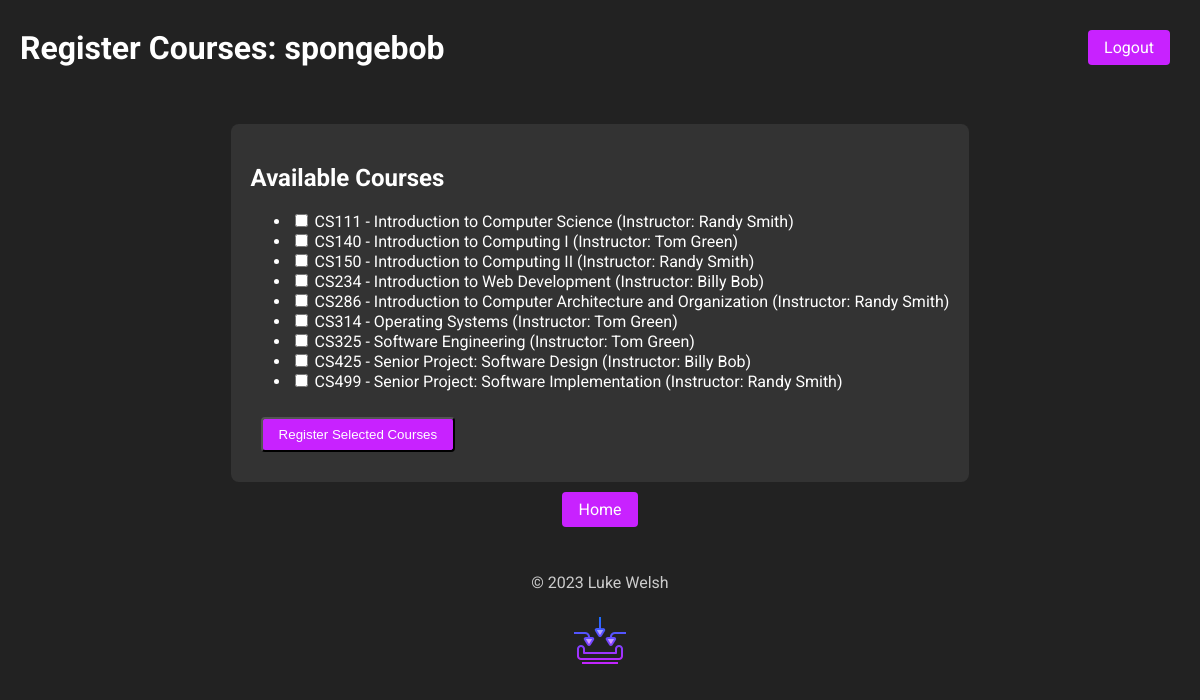
The page /register_courses.php (signed in) on the database its author committed.
### tables this page shows
CREATE TABLE `courses` (
  `id` int(6) UNSIGNED NOT NULL,
  `course_code` varchar(50) NOT NULL,
  `course_name` varchar(100) NOT NULL,
  `course_instructor` varchar(100) NOT NULL
);

### register_courses.php (the view, shortened to what this page needs)
<?php
$year = date("Y");
$dsn = 'mysql:host=localhost;dbname=project';
$username_db = 'root';
$password_db = 'root';
try {
    $pdo = new PDO($dsn, $username_db, $password_db);
} catch (PDOException $e) {
    die('Connection failed: ' . $e->getMessage());
}
$availableCoursesQuery = 'SELECT * FROM courses';
$statement = $pdo->query($availableCoursesQuery);
$availableCourses = $statement->fetchAll(PDO::FETCH_ASSOC);
?>
<!DOCTYPE html>
<html lang="en">
<head>
    <link rel="stylesheet" href="register_courses.css">
</head>
<body>
    <div class="heading-container">
        <h1>Register Courses: <?php echo $_SESSION['username']; ?></h1>
    </div>
    <div class="logout-container">
        <a href="logout.php" class="btn">Logout</a>
    </div>
    <div class="courses-container">
        <h2>Available Courses</h2>
        <form method="post" action="">
            <ul>
                <?php foreach ($availableCourses as $course): ?>
                    <li>
                        <label>
                            <input type="checkbox" name="selected_courses[]" value="<?php echo $course['id']; ?>">
                            <?php echo $course['course_code']; ?> - <?php echo $course['course_name']; ?> (Instructor: <?php echo $course['course_instructor']; ?>)
                        </label>
                    </li>
                <?php endforeach; ?>
            </ul>
            <button type="submit" class="btn">Register Selected Courses</button>
        </form>
    </div>
    <div class="button-container">
        <a href="home.php" class="btn">Home</a>
    </div>
</body>
</html>
<footer>
    <p>&copy; <?php echo $year; ?> Luke Welsh</p>
    <img src="assets\icons8-input-64.png" alt="input with arrows" width="64" height="64">
</footer>

### register_courses.css (style rules this page uses)
body { font-family: 'Roboto', Arial, sans-serif; background-color: #222; color: #fff; margin: 0; padding: 0; display: flex; flex-direction: column; align-items: center; justify-content: center; min-height: 100vh; }
h1 { text-align: center; color: #fff; margin-bottom: 20px; }
.heading-container { position: fixed; top: 8px; left: 20px; }
.heading-container h1 { margin-bottom: 0; }
.button-container { display: flex; flex-direction: column; align-items: center; }
.btn { display: inline-block; padding: 8px 16px; margin: 10px; text-decoration: none; color: #fff; background-color: #C822FF; border-radius: 4px; transition: background-color 0.3s; }
.logout-container { position: fixed; top: 20px; right: 20px; text-align: center; }
.logout-container a { color: #fff; text-decoration: none; background-color: #C822FF; padding: 8px 16px; border-radius: 4px; transition: background-color 0.3s; }
.courses-container { background-color: #333; padding: 20px; border-radius: 8px; transition: box-shadow 0.3s; }
footer { text-align: center; margin-top: auto; margin-top: 20px; color: #ccc; }

### rows shown on the page
courses: course_code "CS111", course_name "Introduction to Computer Science", course_instructor "Randy Smith"
courses: course_code "CS140", course_name "Introduction to Computing I", course_instructor "Tom Green"
courses: course_code "CS150", course_name "Introduction to Computing II", course_instructor "Randy Smith"
courses: course_code "CS234", course_name "Introduction to Web Development", course_instructor "Billy Bob"
courses: course_code "CS286", course_name "Introduction to Computer Architecture and Organization", course_instructor "Randy Smith"
courses: course_code "CS314", course_name "Operating Systems", course_instructor "Tom Green"
courses: course_code "CS325", course_name "Software Engineering", course_instructor "Tom Green"
courses: course_code "CS425", course_name "Senior Project: Software Design", course_instructor "Billy Bob"
courses: course_code "CS499", course_name "Senior Project: Software Implementation", course_instructor "Randy Smith"

### other values the page prints
$_SESSION['username'] "spongebob"
